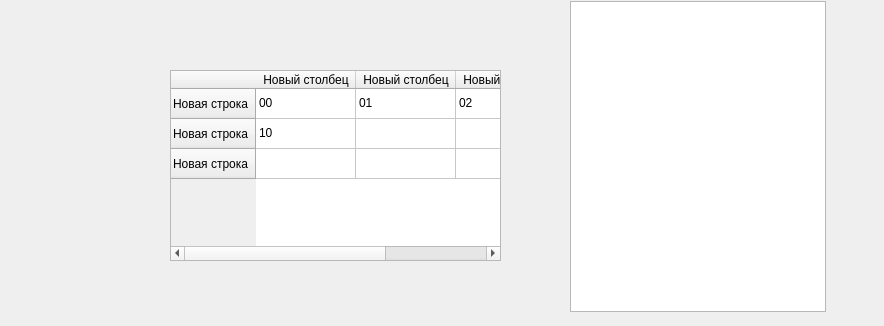
<?xml version="1.0" encoding="UTF-8"?>
<ui version="4.0">
 <class>Form</class>
 <widget class="QWidget" name="Form">
  <property name="geometry">
   <rect>
    <x>0</x>
    <y>0</y>
    <width>884</width>
    <height>326</height>
   </rect>
  </property>
  <property name="windowTitle">
   <string>Form</string>
  </property>
  <widget class="QTableWidget" name="tableWidget">
   <property name="geometry">
    <rect>
     <x>170</x>
     <y>70</y>
     <width>331</width>
     <height>191</height>
    </rect>
   </property>
   <row>
    <property name="text">
     <string>Новая строка</string>
    </property>
   </row>
   <row>
    <property name="text">
     <string>Новая строка</string>
    </property>
   </row>
   <row>
    <property name="text">
     <string>Новая строка</string>
    </property>
   </row>
   <column>
    <property name="text">
     <string>Новый столбец</string>
    </property>
   </column>
   <column>
    <property name="text">
     <string>Новый столбец</string>
    </property>
   </column>
   <column>
    <property name="text">
     <string>Новый столбец</string>
    </property>
   </column>
   <item row="0" column="0">
    <property name="text">
     <string>00</string>
    </property>
   </item>
   <item row="0" column="1">
    <property name="text">
     <string>01</string>
    </property>
   </item>
   <item row="0" column="2">
    <property name="text">
     <string>02</string>
    </property>
   </item>
   <item row="1" column="0">
    <property name="text">
     <string>10</string>
    </property>
   </item>
  </widget>
  <widget class="QGraphicsView" name="graphicsView">
   <property name="geometry">
    <rect>
     <x>570</x>
     <y>1</y>
     <width>256</width>
     <height>311</height>
    </rect>
   </property>
  </widget>
 </widget>
 <resources/>
 <connections/>
</ui>
